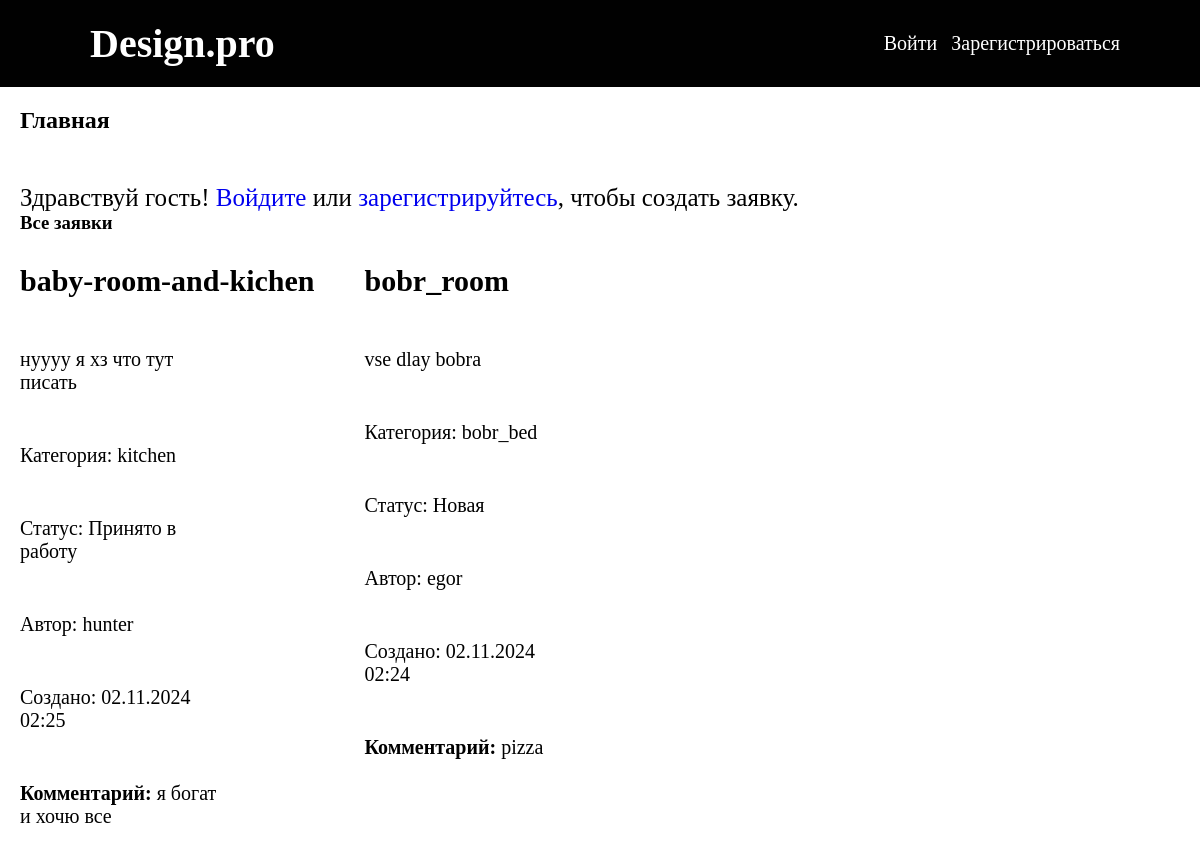
Before: / with the older database file.
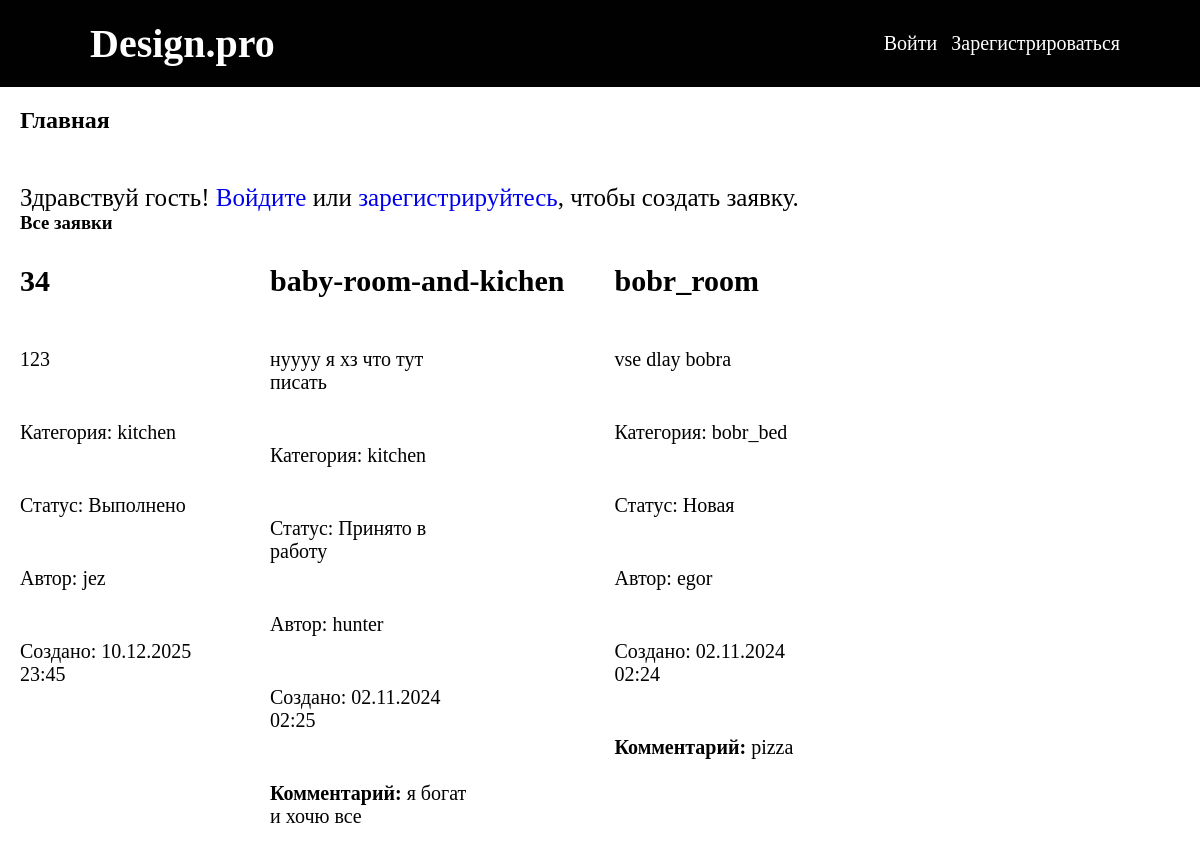
After: the same page with the newer database file.
### user/models.py (models this page shows, shortened)
class Request(models.Model):
    STATUS_CHOICES = [
        ('new', 'Новая'),
        ('accepted_in_work', 'Принято в работу'),
        ('completed', 'Выполнено'),
    ]
    title = models.CharField(max_length=255)
    description = models.TextField()
    category = models.ForeignKey(Category, on_delete=models.CASCADE)
    photo = models.ImageField(upload_to='requests_photos/', blank=True, null=True)
    created_at = models.DateTimeField(auto_now_add=True)
    status = models.CharField(max_length=20, choices=STATUS_CHOICES, default='new')
    user = models.ForeignKey(User, on_delete=models.CASCADE)
    comment = models.TextField(blank=True, null=True)

class Category(models.Model):
    name = models.CharField(max_length=100)

### main/views.py (the view)
# urls.py: path('', views.index, name='index'),
def index(request):
    all_requests = Request.objects.all().order_by('-created_at')
    user_requests = None
    if request.user.is_authenticated:
        user_requests = Request.objects.filter(user=request.user).order_by('-created_at')[:4]
    return render(request, 'main/index.html', {
        'all_requests': all_requests,
        'user_requests': user_requests
    })

### main/templates/main/index.html (shortened to what this page needs)
{% extends 'base.html' %}
{% block content %}
    <main>
        <h2>Главная</h2>
        {% if user.is_authenticated %}
            <p>Здравствуй {{ user.username }}!</p>
            <p><a href="{% url 'create_request' %}">Создать новую заявку</a></p>
        {% else %}
            <p>Здравствуй гость! <a href="{% url 'login' %}">Войдите</a> или <a href="{% url 'register' %}">зарегистрируйтесь</a>, чтобы создать заявку.</p>
        {% endif %}
        <h3>Все заявки</h3>
        {% if all_requests %}
            <ul class="request">
                {% for request_item in all_requests %}
                    <li>
                        <h3>{{ request_item.title }}</h3>
                        <p>{{ request_item.description }}</p>
                        <p>Категория: {{ request_item.category.name }}</p>
                        <p>Статус: {{ request_item.get_status_display }}</p>
                        <p>Автор: {{ request_item.user.username }}</p>
                        <p>Создано: {{ request_item.created_at|date:"d.m.Y H:i" }}</p>
                        {% if request_item.comment %}
                            <p><strong>Комментарий:</strong> {{ request_item.comment }}</p>
                        {% endif %}
                    </li>
                {% endfor %}
            </ul>
        {% else %}
            <p>Нет заявок.</p>
        {% endif %}
    </main>
{% endblock %}

### main/templates/base.html (shortened to what this page needs)
{% load static %}
<!DOCTYPE html>
<html lang="en">
<head>
    <link rel="stylesheet" href="{% static 'main/style.css' %}">
</head>
<body>
    <header>
        <h1><a class="logo" href="{% url 'index' %}">Design.pro</a></h1>
        <div class="header-link">
            {% if request.user.is_authenticated %}
            {% if request.user.is_staff %}
                <a href="{% url 'admin:index' %}">admin panel</a>
            {% else %}
            {% endif %}
                <form method="post" action="{% url 'logout' %}" class="links">
                    {% csrf_token %}
                    <button type="submit">Выйти</button>
                </form>
                <a href="{% url 'profile' %}">Профиль</a>
            {% else %}
                <form class="links">
                    <a href="{% url 'login' %}">Войти</a>
                    <a href="{% url 'register' %}">Зарегистрироваться</a>
                </form>
            {% endif %}
        </div>
    </header>
    {% block content %}
    {% endblock %}
</body>
</html>

### main/static/main/style.css (style rules this page uses)
* { margin: 0; padding: 0; }
body { background: #ffffff; font-family: Mulish; }
a { text-decoration: none; }
li { list-style: none; }
header { display: flex; align-items: center; justify-content: space-between; padding: 20px 80px; background: #010101; color: white; }
header a { margin-left: 10px; color: white; font-size: 20px; }
.logo { font-size: 40px; }
.header-link { display: flex; }
main { padding: 20px; }
main p { margin-top: 50px; font-size: 25px; }
.request { display: flex; flex-wrap: wrap; gap: 50px; margin-top: 30px; }
.request h3 { font-size: 30px; }
.request p { font-size: 20px; margin-bottom: 10px; width: 200px; }

Changed rows visible on the page:
added Request: title "34", description "123", category.name "kitchen", status "Выполнено", user.username "jez", created_at "10.12.2025 23:45"
